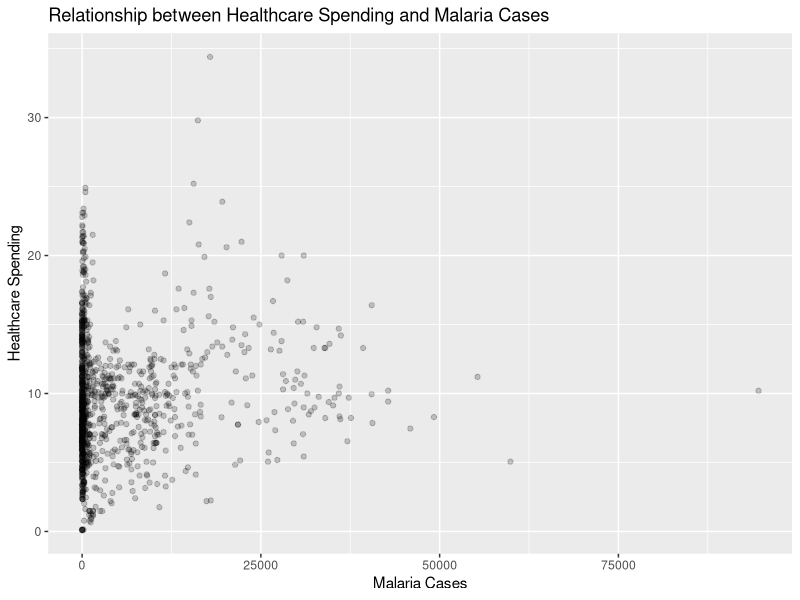
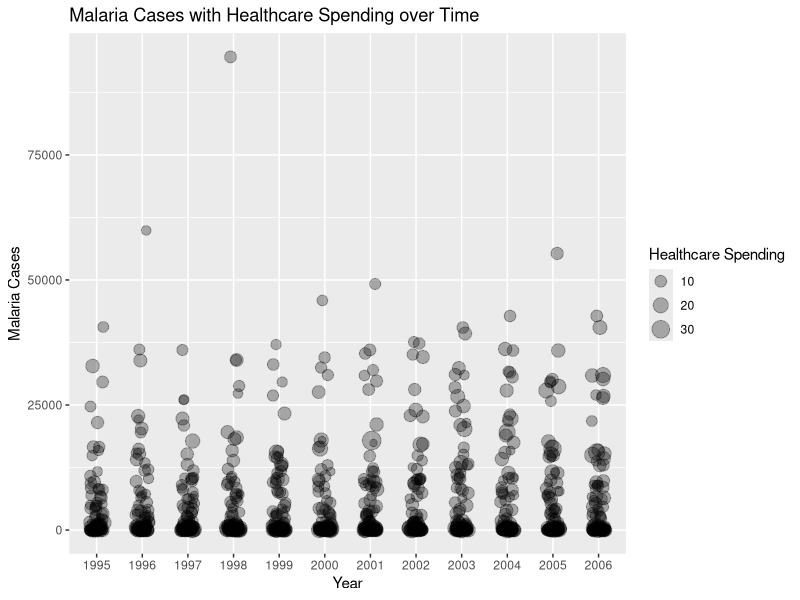
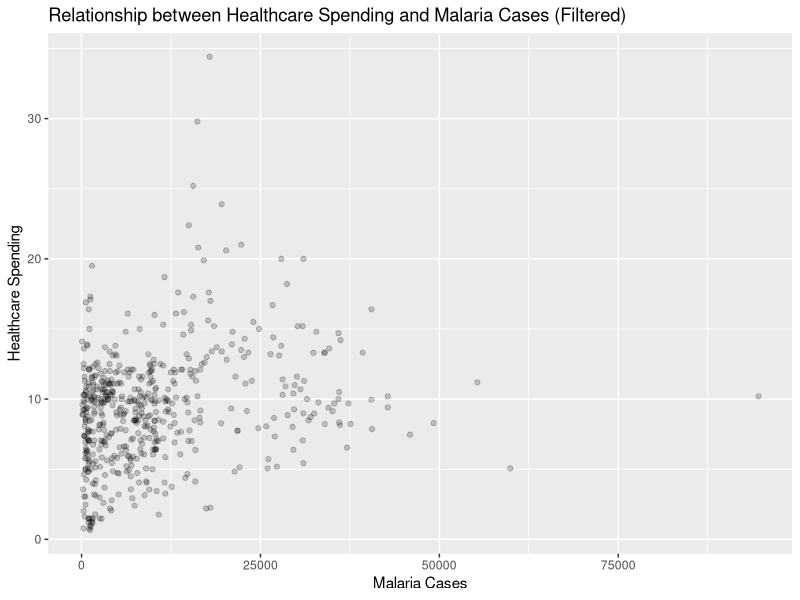
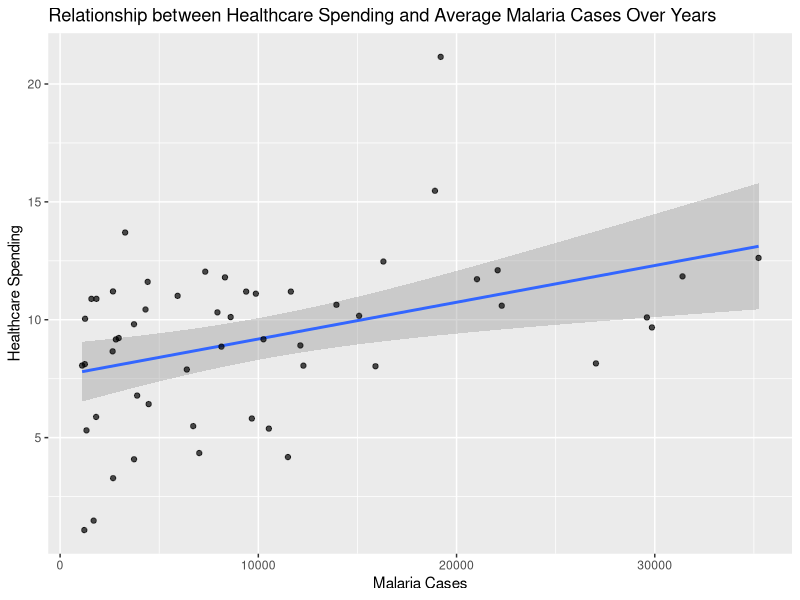
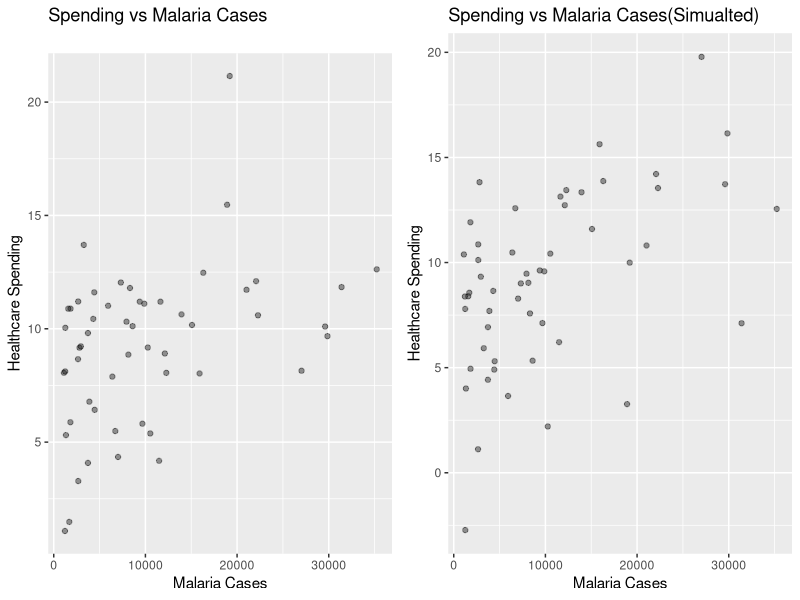
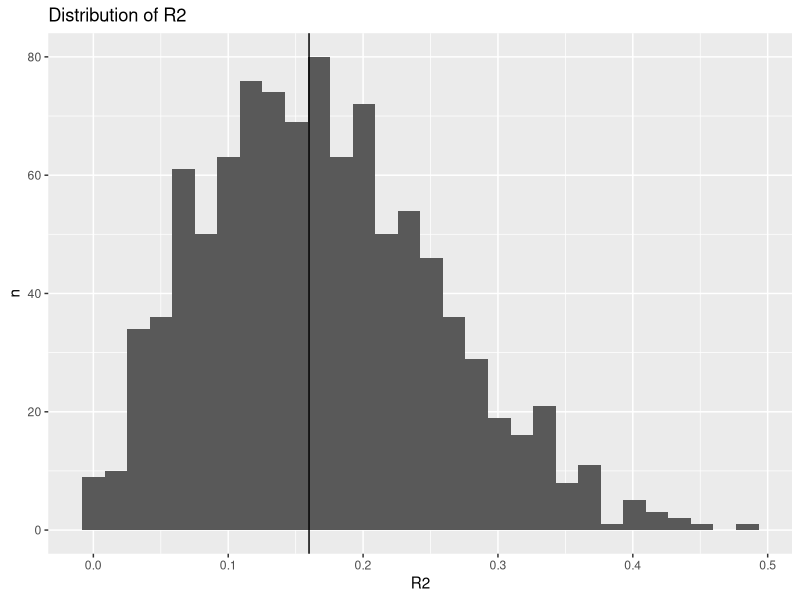

These figures' R source, in order:
## ---- chunk 1
library(tidyverse)
library(kableExtra)
library(gridExtra)

## ---- chunk 2
healthcare_expenditure = read.csv("government_health_spending_of_total_gov_spending_percent.csv")
malaria_cases = read.csv("malaria_cases_per_100000_reported.csv")

## ---- chunk 3

malaria_cases <- malaria_cases |>
  mutate(across(-country, ~ ifelse(str_detect(., "k$"), as.numeric(str_replace(., "k$", ""))*1000, as.numeric(.))))

options(scipen = 999)

## ---- chunk 4

malaria_cases <- malaria_cases |>
  pivot_longer(cols = starts_with("X"), 
               names_to = "year",
               values_to = "cases") |>
  mutate(year = str_remove(year, "X"))

## ---- chunk 5

healthcare_expenditure <- healthcare_expenditure |>
  pivot_longer(cols = starts_with("X"), 
               names_to = "year",
               values_to = "spending") |>
  mutate(year = str_remove(year, "X"))

## ---- chunk 6
# 137 entries contain NA values
data <- healthcare_expenditure |>
  inner_join(malaria_cases)
## ---- chunk 7
ggplot(data, aes(y = spending, x = cases)) +
  geom_point(alpha=0.2) +
  labs(y = "Healthcare Spending", x = "Malaria Cases") +
  ggtitle("Relationship between Healthcare Spending and Malaria Cases")

## ---- chunk 8
ggplot(data, aes(x = year, y = cases, size = spending)) +
  geom_jitter(alpha=0.3, width=0.15) +
  labs(x = "Year", y = "Malaria Cases", size = "Healthcare Spending") +
  ggtitle("Malaria Cases with Healthcare Spending over Time") +
  scale_size_continuous(name = "Healthcare Spending")

## ---- chunk 9
filtered_data <- data |>
  filter(!is.na(cases), !is.na(spending)) |>
  group_by(country) |>
  filter(mean(cases, na.rm = TRUE) > 1000)

## ---- chunk 10

ggplot(filtered_data, aes(y = spending, x = cases)) +
  geom_point(alpha=0.2) +
  labs(y = "Healthcare Spending", x = "Malaria Cases") +
  ggtitle("Relationship between Healthcare Spending and Malaria Cases (Filtered)")

## ---- chunk 11
#creating summarised data using all years
countrywise_data <- data|>
  filter(!is.na(cases), !is.na(spending))|>
  group_by(country)|>
  summarise(spending = mean(spending, na.rm = TRUE), cases = mean(cases, na.rm = TRUE)) |> filter(cases > 1000)
## ---- chunk 12
countrywise_data|>
  ggplot(aes(y=spending, x=cases))+
  geom_smooth(method="lm")+
  geom_point(alpha=0.7)+
  labs(y = "Healthcare Spending", x = "Malaria Cases") +
  ggtitle("Relationship between Healthcare Spending and Average Malaria Cases Over Years")
## ---- chunk 13
model <- lm(spending ~cases, data=countrywise_data)
summary(model)
## ---- chunk 14
response_variance <- var(countrywise_data$spending)
fitted_values <- predict(model)
fitted_values_variance <- var(fitted_values)
residuals <- residuals(model)
residuals_variance <- var(residuals)

variance_table <- data.frame(
  `Variance Type` = c("Response Values", "Fitted Values", "Residuals"),
  Variance = c(response_variance, fitted_values_variance, residuals_variance)
)

variance_table |>
  kable() |>
  kable_styling()

## ---- chunk 15
r_squared <- summary(model)$r.squared

## ---- chunk 16


predicted_values <- predict(model)

sigma_value <- sigma(model)


residuals_sd <- sqrt(residuals_variance)

set.seed(6548658) #produces consistent output for 3.1
simulated_values <- predicted_values + rnorm(length(predicted_values), mean = 0, sd = sigma_value)


simulated_data <- data.frame(spending = simulated_values, cases = countrywise_data$cases)




## ---- chunk 17

filtered_data <- data|>
  filter(!is.na(cases), !is.na(spending))|>
  group_by(country)|>
  summarise(spending = mean(spending, na.rm = TRUE), cases = mean(cases, na.rm = TRUE)) |> filter(cases > 1000)

plot1 <- ggplot(filtered_data, aes(y = spending, x = cases)) +
  geom_point(alpha=0.4) +
  labs(y = "Healthcare Spending", x = "Malaria Cases") +
  ggtitle("Spending vs Malaria Cases")+
 theme(plot.title = element_text(margin = margin(b = 20)))  

plot2 <- ggplot(simulated_data, aes(y = spending, x = cases)) +
  geom_point(alpha=0.4) +
  labs(y = "Healthcare Spending", x = "Malaria Cases") +
  ggtitle("Spending vs Malaria Cases(Simualted)")

grid.arrange(plot1, plot2, ncol = 2)

## ---- chunk 18
# simulate data as previously
simulate_set <- function() {
  predicted_values + rnorm(
    length(predicted_values),
    mean = 0,
    sd = sigma_value)
}

#create model
simulated_model <- function() {
  lm(countrywise_data$cases ~ simulate_set())
}

#divine R2
randomized_r_squared <- function() {
  summary(simulated_model())$r.squared
}
## ---- chunk 19
large_sim <- replicate(1000,
                       expr = randomized_r_squared(),
                       simplify = "vector"
                       )
## ---- chunk 20
data.frame(ls = large_sim)|>
  ggplot(aes(x=ls))+
  geom_histogram()+
  geom_vline(xintercept=r_squared)+
  labs(title="Distribution of R2",
       x="R2", y="n")
